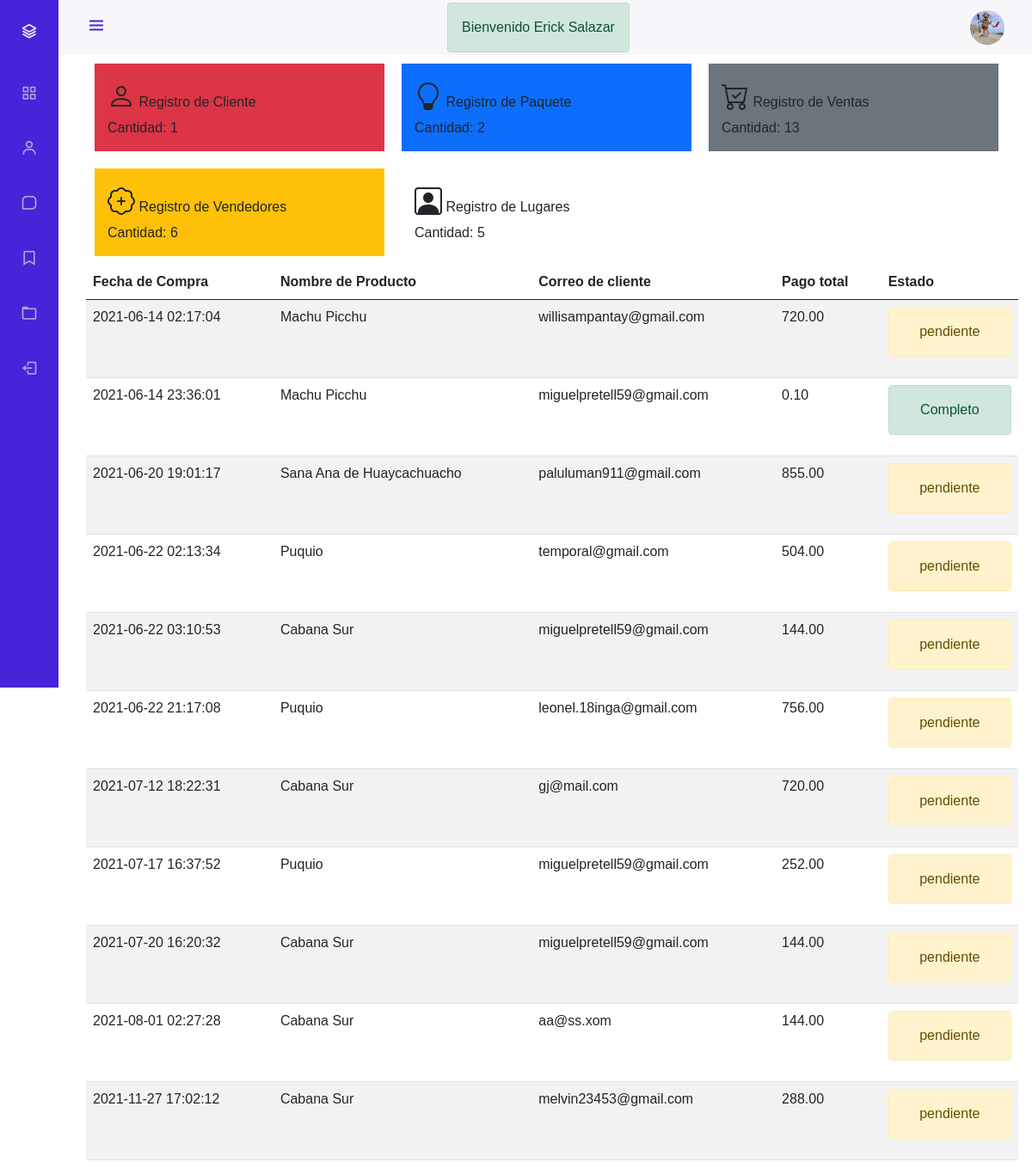
Page /admin.php (signed in) on the committed database.
### tables this page shows
CREATE TABLE `vendedores` (
  `id` int(11) NOT NULL,
  `nombre` varchar(45) DEFAULT NULL,
  `apellido` varchar(45) DEFAULT NULL,
  `correo` varchar(45) DEFAULT NULL,
  `telefono` varchar(45) DEFAULT NULL,
  `usuario` varchar(45) DEFAULT NULL,
  `contrasena` varchar(45) DEFAULT NULL,
  `imagen` varchar(45) DEFAULT NULL
);

CREATE TABLE `tblDetalleVenta` (
  `id` int(11) NOT NULL,
  `idVenta` int(11) DEFAULT NULL,
  `nombreProducto` varchar(500) DEFAULT NULL,
  `precioUnitario` decimal(20,2) DEFAULT NULL,
  `cantidad` int(11) DEFAULT NULL,
  `descuento` decimal(20,8) DEFAULT NULL
);

CREATE TABLE `tblVenta` (
  `id` int(11) NOT NULL,
  `ClaveTransaccion` varchar(250) DEFAULT NULL,
  `PaypalDatos` text DEFAULT NULL,
  `fecha` datetime DEFAULT NULL,
  `correo` varchar(5000) DEFAULT NULL,
  `total` decimal(60,2) DEFAULT NULL,
  `status` varchar(50) DEFAULT NULL
);

### public_html/classes/ActiveRecord.php (called while the page is built, shortened)
<?php
class ActiveRecord {
    protected static $db;
    protected static $tabla='';
    public static function setDB($database){
        self::$db = $database;
    }
    protected static function crearObjeto($registro){
        $objeto = new static;
        foreach($registro as $key=>$value){
            if(property_exists($objeto,$key)){
                $objeto->$key = $value;
            }
        }
        return $objeto;
    }
    protected static function consultarSql($query){
        $resultado = self::$db->query($query);
        $array = [];
        while($registro = $resultado->fetch_assoc()){
            $array[] = static::crearObjeto($registro);
        }
        return $array;
    }
    public static function all(){
        $query = "SELECT * FROM ".static::$tabla;
        $resultado = static::consultarSql($query);
        return $resultado;
    }
    public static function find($id){
        $query = "SELECT * FROM ".static::$tabla." WHERE id= ${id}";
        $resultado = static::consultarSql($query);
        return array_shift($resultado);
    }
}

### public_html/admin.php (the view, shortened to what this page needs)
<?php
    $id = $_SESSION['id'];
    $id = filter_var($id, FILTER_VALIDATE_INT);
    $vendedor1 = Vendedor::find($id);
    $cliente = Usuario::all();
    $paquete = Paquete::all();
    $ventas = Ventas::all();
    $vendedor = Vendedor::all();
    $lugares = Lugar::all();
    $detalleVenta = DetalleVenta::all();
    include 'includes/templates/header_admin.php';
?>
            <div class="opciones">
            <div class="opcion__card bg-danger">
                <div>
                    <i class="bi bi-person"></i> Registro de Cliente
                </div>
                <div class="opcion__card--texto">
                    Cantidad: <span><?php echo count($cliente); ?></span>
                </div>
            </div>
            <div class="opcion__card bg-primary">
                <div>
                    <i class="bi bi-lightbulb"></i> Registro de Paquete
                </div>
                <div class="opcion__card--texto">
                    Cantidad: <span><?php echo count($paquete); ?></span>
                </div>
            </div>
            <div class="opcion__card bg-secondary">
                <div>
                    <i class="bi bi-cart-check"></i> Registro de Ventas
                </div>
                <div class="opcion__card--texto">
                    Cantidad: <span><?php echo count($ventas); ?></span>
                </div>
            </div>
            <div class="opcion__card bg-warning">
                <div>
                    <i class="bi bi-patch-plus"></i> Registro de Vendedores
                </div>
                <div class="opcion__card--texto">
                    Cantidad: <span><?php echo count($vendedor); ?></span>
                </div>
            </div>
            <div class="opcion__card bg-violet">
                <div>
                    <i class="bi bi-person-square"></i> Registro de Lugares
                </div>
                <div class="opcion__card--texto">
                    Cantidad: <span><?php echo count($lugares); ?></span>
                </div>
            </div>
        </div>
        <div class="table-responsive">
            <table class="table table-striped" style="width:100%"  id='example'>
                <thead>
                    <tr>
                        <th>Fecha de Compra</th>
                        <th>Nombre de Producto</th>
                        <th>Correo de cliente</th>
                        <th>Pago total</th>
                        <th>Estado</th>
                    </tr>
                </thead>
                <tbody>
                <?php foreach($detalleVenta as $detalle):
                    $id = $detalle->idVenta;
                    $id = filter_var($id,FILTER_VALIDATE_INT);
                    $venta = Ventas::find($id);
                    ?>
                    <tr>
                        <td><?php echo $venta->fecha ?></td>
                        <td><?php echo $detalle->nombreProducto ?></td>
                        <td><?php echo $venta->correo ?></td>
                        <td><?php echo $venta->total ?></td>
                        <td><?php
                            if($venta->status == 'pendiente'){ ?>
                                <p class="alert alert-warning text-center"><?php echo 'pendiente' ?></p>
                            <?php }else{ ?>
                                <p class="alert alert-success text-center"><?php echo 'Completo' ?></p>
                        <?php }
                        ?></td>
                    </tr>
                <?php endforeach; ?>
                </tbody>
            </table>
        </div>

### public_html/includes/templates/header_admin.php (shortened to what this page needs)
<!DOCTYPE html>
<html lang="en">
<head>
    <link rel="stylesheet" href="/css/bootstrap.min.css">
    <link rel="stylesheet" type="text/css" href="/datatables/dataTables.bootstrap5.min.js"/>
    <link rel="stylesheet" href="https://cdn.jsdelivr.net/npm/bootstrap-icons@1.4.0/font/bootstrap-icons.css">
    <link rel="stylesheet" href="/fontawesome/css/all.css">
    <link href='https://unpkg.com/boxicons@2.0.7/css/boxicons.min.css' rel='stylesheet'>
    <link rel="stylesheet" href="/css/admin.css">
</head>
<body id="body-pd">
    <header class="header" id="header">
        <div class="header__toggle">
            <i class="bx bx-menu" id="header-toggle"></i>
        </div>
        <div class="alert alert-success" style="margin: 10px 0 ">
          Bienvenido  <?php echo $vendedor1->nombre.' '.$vendedor1->apellido ?></div>
        <div class="header__img">
            <img src="/imagenes/<?php echo $vendedor1->imagen ?>" alt="">
        </div>
    </header>
    <div class="l-navbar" id="nav-bar">
        <nav class="nav">
            <div>
                <a href="/admin.php" class="nav__logo">
                    <i class="bx bx-layer nav__logo-icon"></i>
                </a>
                <div class="nav__list">
                    <a href="/admin.php" class="nav_link">
                        <i class="bx bx-grid-alt nav__icon"></i>
                    </a>
                    <a href="/admin/vendedores/" class="nav_link">
                        <i class="bx bx-user nav__icon"></i>
                    </a>
                    <a href="/admin/lugares/" class="nav_link">
                        <i class="bx bx-message-square nav__icon"></i>
                    </a>
                    <a href="/admin/paquetes/" class="nav_link">
                        <i class="bx bx-bookmark nav__icon"></i>
                    </a>
                    <a href="/admin/usuarios/" class="nav_link">
                        <i class="bx bx-folder nav__icon"></i>
                    </a>
                </div>
                <a href="/cerrarsesion.php" class="nav_link">
                    <i class="bx bx-log-out nav__icon"></i>
                </a>
            </div>
        </nav>
    </div>

### public_html/css/admin.css (style rules this page uses)
:root { --header-height: 3rem; --nav-width:68px; --first-color: #4723d9; --first-color-light: #AFA5D9; --white-color: #F7F6FB; --body-font: 'Nunito',sans-serif; --normal-font-size: 1rem; --z-fixed:100; }
*,::before,::after { box-sizing: border-box; }
body { position: relative; margin: var(--header-height) 0 0 0; padding: 0 1rem; font-family: var(--body-font); font-size: var(--normal-font-size); transition: .5s; }
a { text-decoration: none; }
.header { width:100%; height:var(--header-height); position: fixed; top: 0; left: 0; display:flex; align-items: center; justify-content: space-between; padding: 0 1rem; background-color: var(--white-color); z-index: var(--z-fixed); transition: .5s; }
.header__toggle { color:var(--first-color); font-size: 1.5rem; cursor: pointer; }
.header__img { width: 50px; height: 50px; display: flex; justify-content: center; border-radius: 50%; overflow: hidden; }
.header__img img { width: 50px; }
.l-navbar { position: fixed; top: 0; left: -30%; width: var(--nav-width); height: 100vh; background-color: var(--first-color); padding: .5rem 1rem 0 0; transition: .5s; z-index: var(--z-fixed); }
.nav { height: 100%; display: flex; flex-direction: column; justify-content: space-between; overflow: hidden; }
.nav__logo, .nav_link { display:grid; grid-template-columns: max-content max-content; align-items: center; column-gap: 1rem; padding: .5rem 0 .5rem 1.5rem; }
.nav__logo { margin-bottom: 2rem; }
.nav__logo-icon { font-size: 1.25rem; color: var(--white-color); }
.nav_link { position: relative; color: var(--first-color-light); margin-bottom: 1.5rem; transition: .3s; }
.nav__icon { font-size: 1.25rem; }
@media (min-width: 768px) { body { margin: calc(var(--header-height) + 1rem) 0 0 0; padding-left: calc(var(--nav-width) + 2rem); } }
@media (min-width: 768px) { .header { height: calc(var(--header-height) + 1rem); padding: 0 2rem 0 calc(var(--nav-width) + 2rem); } }
@media (min-width: 768px) { .header__img { width: 40px; height: 40px; } }
@media (min-width: 768px) { .header__img img { width: 45px; } }
@media (min-width: 768px) { .l-navbar { left: 0; padding: 1rem 1rem 0 0; } }
.opciones { display: flex; flex-wrap: wrap; }
.opcion__card { flex: 0 0 calc(33.3% - 1.5rem); margin: 10px; padding: 15px; }
.bi { font-size: 2rem; }

### rows in the picture
vendedores: nombre "Erick", apellido "Salazar", imagen (picture)
tbldetalleventa: idVenta.fecha "2021-06-14 02:17:04", nombreProducto "Machu Picchu", idVenta.correo "willisampantay@gmail.com", idVenta.total "720.00", shows "pendiente"
tbldetalleventa: idVenta.fecha "2021-06-14 23:36:01", nombreProducto "Machu Picchu", idVenta.correo "miguelpretell59@gmail.com", idVenta.total "0.10", shows "Completo"
tbldetalleventa: idVenta.fecha "2021-06-20 19:01:17", nombreProducto "Sana Ana de Huaycachuacho", idVenta.correo "paluluman911@gmail.com", idVenta.total "855.00", shows "pendiente"
tbldetalleventa: idVenta.fecha "2021-06-22 02:13:34", nombreProducto "Puquio", idVenta.correo "temporal@gmail.com", idVenta.total "504.00", shows "pendiente"
tbldetalleventa: idVenta.fecha "2021-06-22 03:10:53", nombreProducto "Cabana Sur", idVenta.correo "miguelpretell59@gmail.com", idVenta.total "144.00", shows "pendiente"
tbldetalleventa: idVenta.fecha "2021-06-22 21:17:08", nombreProducto "Puquio", idVenta.correo "leonel.18inga@gmail.com", idVenta.total "756.00", shows "pendiente"
tbldetalleventa: idVenta.fecha "2021-07-12 18:22:31", nombreProducto "Cabana Sur", idVenta.correo "gj@mail.com", idVenta.total "720.00", shows "pendiente"
tbldetalleventa: idVenta.fecha "2021-07-17 16:37:52", nombreProducto "Puquio", idVenta.correo "miguelpretell59@gmail.com", idVenta.total "252.00", shows "pendiente"
tbldetalleventa: idVenta.fecha "2021-07-20 16:20:32", nombreProducto "Cabana Sur", idVenta.correo "miguelpretell59@gmail.com", idVenta.total "144.00", shows "pendiente"
tbldetalleventa: idVenta.fecha "2021-08-01 02:27:28", nombreProducto "Cabana Sur", idVenta.correo "aa@ss.xom", idVenta.total "144.00", shows "pendiente"
tbldetalleventa: idVenta.fecha "2021-11-27 17:02:12", nombreProducto "Cabana Sur", idVenta.correo "melvin23453@gmail.com", idVenta.total "288.00", shows "pendiente"

### other values in the picture
count($cliente) "1"
count($paquete) "2"
count($ventas) "13"
count($vendedor) "6"
count($lugares) "5"
